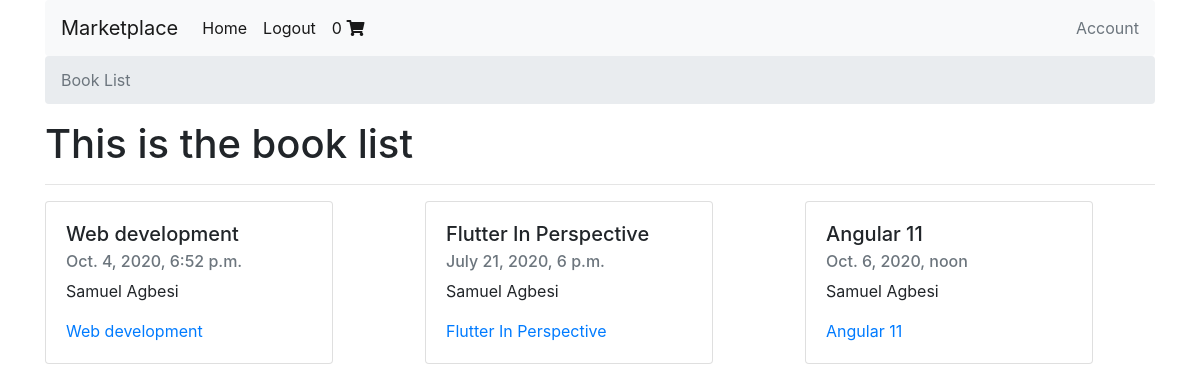
The app's page / (signed in) with its own data.
### books/models.py (models this page shows)
class Book(models.Model):
    authors = models.ManyToManyField(Author) # A book can have multiple authors
    title = models.CharField(max_length=100)
    publication_date = models.DateTimeField()
    isbn = models.CharField(max_length=16)
    slug = models.SlugField()
    cover = models.ImageField()
    price = models.FloatField()
    def __str__(self):
        return self.title
    def get_absolute_url(self):
        return reverse("books:book-detail", kwargs={
            'slug':self.slug
        })

class Author(models.Model):
    first_name = models.CharField(max_length=30)
    last_name = models.CharField(max_length=30)
    slug = models.SlugField()
    def __str__(self):
        return f"{self.first_name} {self.last_name}"

### books/views.py (the view)
# urls.py: path('', book_list, name='book-list'),
def book_list(request):
    queryset = Book.objects.all()
    context = {
    'queryset':queryset
    }
    return render(request, "book_list.html", context)

### shopping_cart/templatetags/card_template_tags.py (called while the page is built)
@register.filter
def cart_item_count(user):
    if user.is_authenticated:
        qs = Order.objects.filter(user=user, is_ordered=False)
        if qs.exists():
            return qs[0].items.count()
    return 0

### templates/book_list.html (shortened to what this page needs)
{% extends "base.html" %}
{% block breadcrumb %}
<nav aria-label="breadcrumb">
<ol class="breadcrumb">
    <li class="breadcrumb-item active" aria-current="page">Book List</li>
</ol>
</nav>
{% endblock breadcrumb %}
{% block content %}
<h1>This is the book list</h1>
<hr>
<div class="row">
    {% for book in queryset %}
        <div class="col-4">
            <div class="card" style="width: 18rem;">
                <div class="card-body">
                    <h5 class="card-title">{{ book.title }}</h5>
                    <h6 class="card-subtitle mb-2 text-muted">{{ book.publication_date }}</h6>
                    <p class="card-text">
                        {% for author in book.authors.all %}
                            <span>{{ author  }}</span>
                        {% endfor %}
                    </p>
                    <a href="{{ book.get_absolute_url }}" class="card-link">{{ book }}</a>
                </div>
            </div>
        </div>
    {% endfor %}
</div>
{% endblock content %}

### templates/navbar.html (shortened to what this page needs)
{% load card_template_tags %}
<nav class="navbar navbar-expand-lg navbar-light bg-light rounded">
<a class="navbar-brand" href="{% url 'books:book-list' %}">Marketplace</a>
<div class="collapse navbar-collapse" id="navbarsExample09">
    <ul class="navbar-nav mr-auto">
        <li class="nav-item active">
            <a class="nav-link" href="{% url 'books:book-list' %}">Home</span></a>
        </li>
        {% if request.user.is_authenticated %}
            <li class="nav-item active">
            <a class="nav-link" href="{% url 'account_logout' %}">Logout</a>
            </li>
            <li class="nav-item active">
                <a class="nav-link" href="{% url 'cart:order-summary' %}">
                    {{request.user | cart_item_count }}
                    <i class="fas fa-shopping-cart"></i>
                </a>
            </li>
         {% endif %}
    </ul>
    <a class="text-muted" href="{% url 'profile' %}">Account</a>
</div>
</nav>

### records on screen
Book: title "Web development", publication_date "Oct. 4, 2020, 6:52 p.m."
Author: first_name+last_name "Samuel Agbesi"
Book: title "Flutter In Perspective", publication_date "July 21, 2020, 6 p.m."
Book: title "Angular 11", publication_date "Oct. 6, 2020, noon"

### other values on screen
{{ request.user | cart_item_count }} "0"
